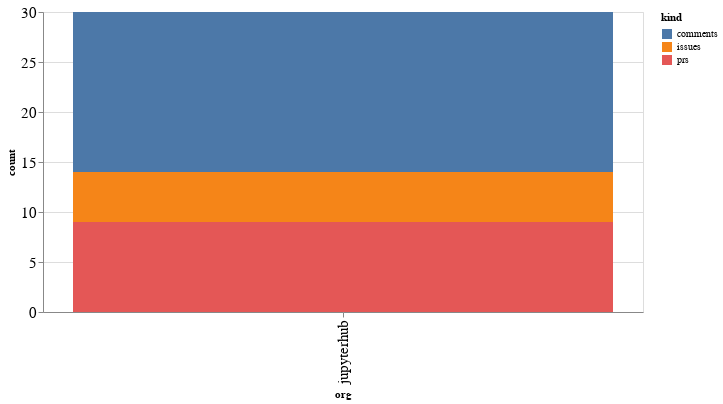

Notebook source saved alongside this figure:
### Code cell
alt.Chart(org_summaries, width=600).mark_bar().encode(
    x='org',
    y='count',
    color='kind',
    tooltip="org"
)

### Figure 1 — Vega-Lite specification as saved in the notebook (floating-point values rounded to 4 significant figures)
{"config": {"axisLeft": {"labelFontSize": 15}, "axisBottom": {"labelFontSize": 15}}, "data": {"name": "data-aa6d07bb38f37e397c8c259e7f702800"}, "mark": "bar", "encoding": {"color": {"type": "nominal", "field": "kind"}, "tooltip": {"type": "nominal", "field": "org"}, "x": {"type": "nominal", "field": "org"}, "y": {"type": "quantitative", "field": "count"}}, "width": 600, "$schema": "https://vega.github.io/schema/vega-lite/v4.8.1.json", "datasets": {"data-aa6d07bb38f37e397c8c259e7f702800": [{"org": "jupyterhub", "kind": "comments", "count": 16}, {"org": "jupyterhub", "kind": "issues", "count": 5}, {"org": "jupyterhub", "kind": "prs", "count": 9}]}}
